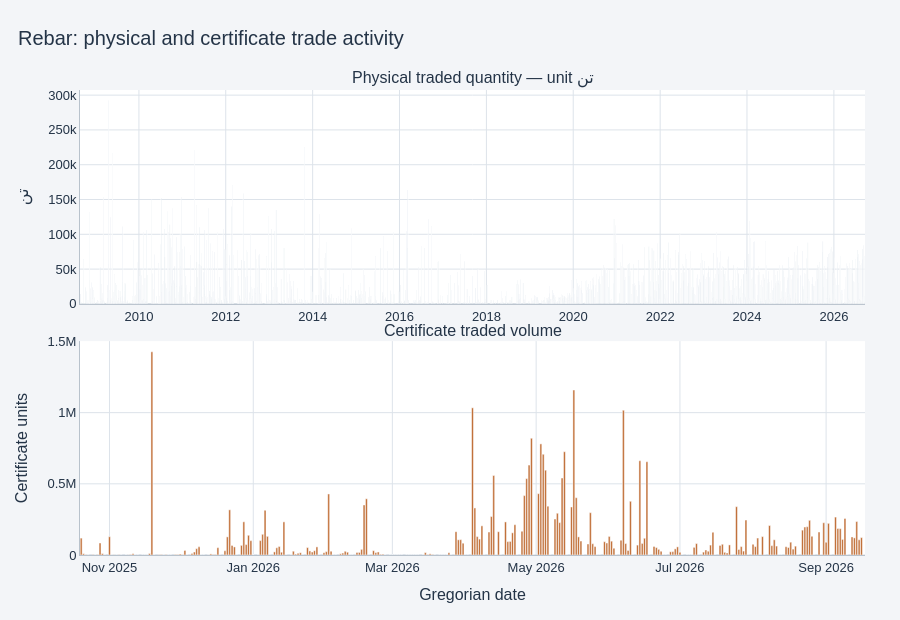
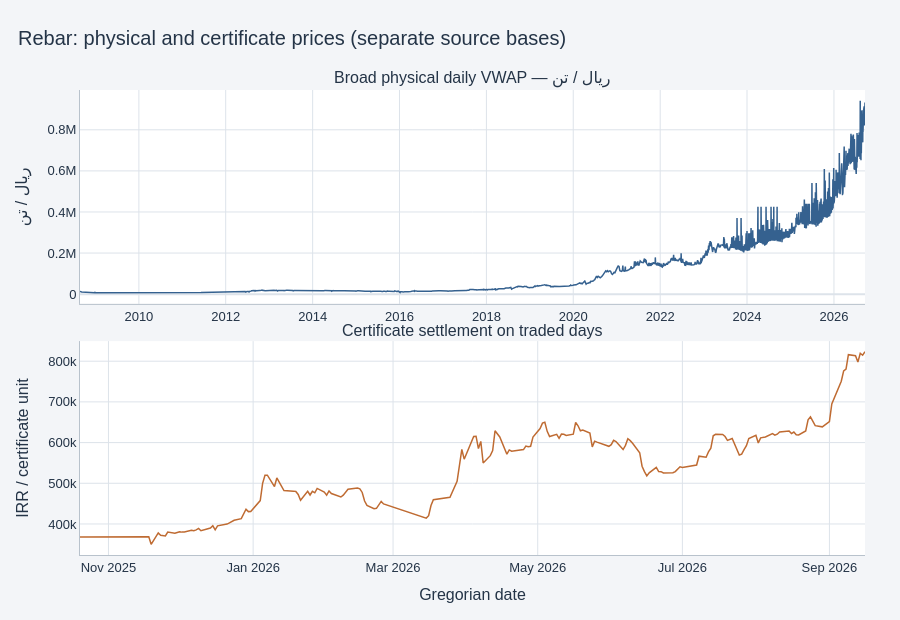
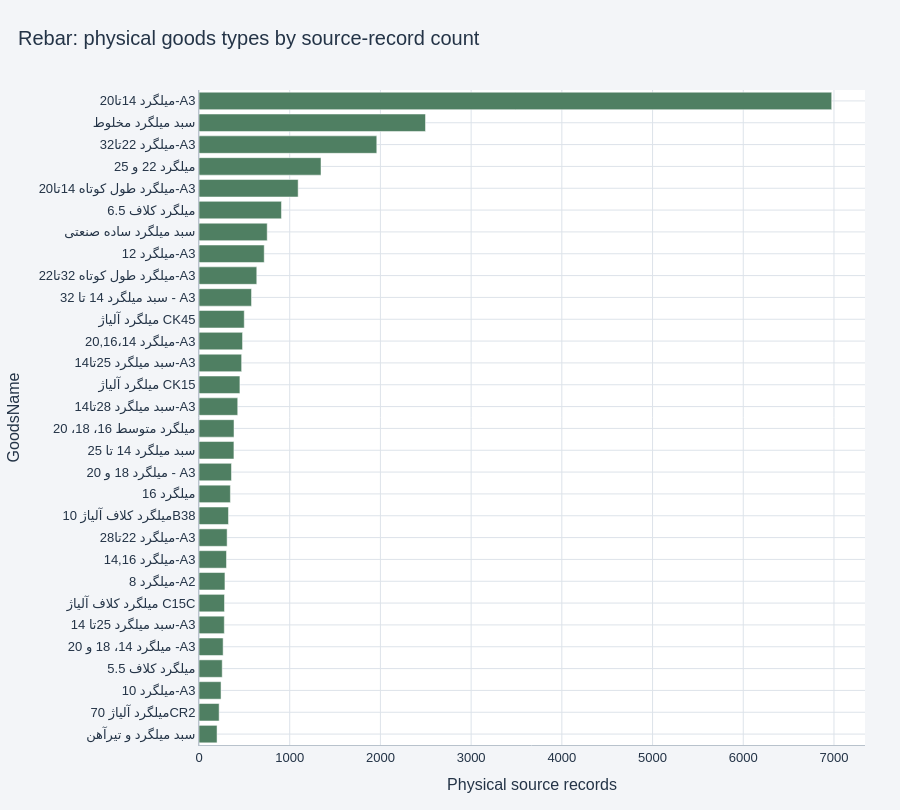
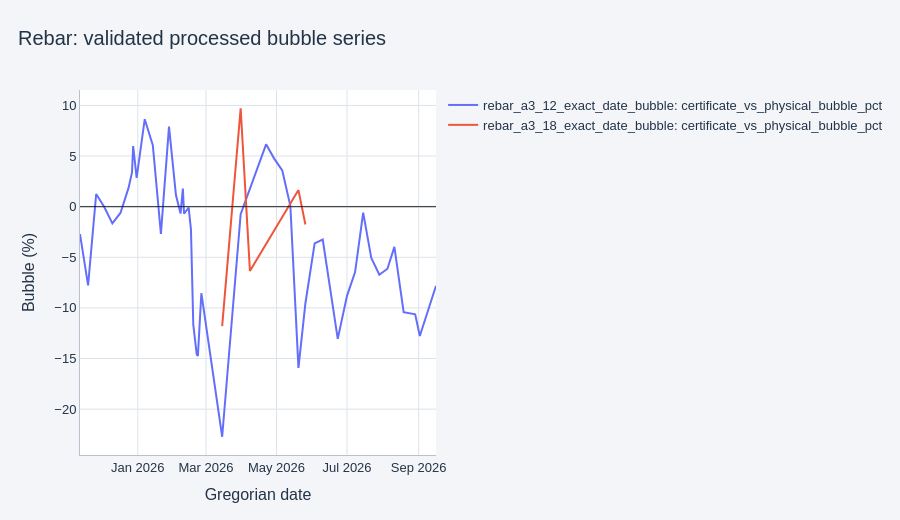

The notebook cell saved with these charts, in order:
### Markdown cell above
## Standard market dashboard

This governed, read-only section uses the same presentation contract across commodity projects:
source coverage, physical and certificate activity, separate price panels, physical-goods
composition, and validated processed bubbles. It never writes raw data or constructs a missing
bubble. For Rebar, the processed series include the strict exact-date A3 / 18 mm exploratory diagnostic and the explicitly labeled A3 / 12 mm cross-diameter sensitivity documented in the project workflow.

### Code cell
from pathlib import Path
import sys

def locate_workspace(start=Path.cwd()):
    for candidate in [start, *start.parents]:
        if (candidate / "commodity" / "rebar").exists() and (candidate / "shared").exists():
            return candidate
    raise FileNotFoundError("Could not locate workspace root")

WORKSPACE_ROOT = locate_workspace()
if str(WORKSPACE_ROOT) not in sys.path:
    sys.path.insert(0, str(WORKSPACE_ROOT))

from shared.notebook_tools.commodity_dashboard import (
    goods_type_counts,
    load_markets,
    market_summary,
    plot_available_bubbles,
    plot_goods_type_counts,
    plot_market_prices,
    plot_trade_activity,
)

PROJECT_DIR = WORKSPACE_ROOT / "commodity" / "rebar"
physical_dashboard, certificate_dashboard = load_markets(
    PROJECT_DIR, "rebar", physical_filename=None
)
display(market_summary(physical_dashboard, certificate_dashboard))
for name, filename in [('A3/18 exact-date', 'rebar_a3_18_exact_date_bubble.csv'), ('A3/12 cross-diameter', 'rebar_a3_12_exact_date_bubble.csv')]:
    comparison = pd.read_csv(PROJECT_DIR / 'data' / 'processed' / 'bubble' / filename)
    print(f'{name}: {len(comparison):,} observations')
plot_trade_activity(physical_dashboard, certificate_dashboard, "Rebar")
plot_market_prices(physical_dashboard, certificate_dashboard, "Rebar")
goods_count_table = plot_goods_type_counts(physical_dashboard, "Rebar", top_n=30)
display(goods_count_table)
bubble_series_plotted = plot_available_bubbles(PROJECT_DIR, "Rebar")

### Figure 1 — Plotly figure (JSON) as saved in the notebook; plotly's stock layout.template omitted (floating-point values rounded to 4 significant figures; data arrays with more than 128 entries replaced by an {"elided": "..."} marker saying what was removed)
{"data": [{"hovertemplate": "Date=%{x|%Y-%m-%d}<br>Quantity=%{y:,.2f}<extra></extra>", "marker": {"color": "#35618f"}, "name": "Physical (تن)", "type": "bar", "x": {"elided": "2202 str values"}, "xaxis": "x", "y": {"elided": "2202 float values"}, "yaxis": "y"}, {"hovertemplate": "Date=%{x|%Y-%m-%d}<br>Volume=%{y:,.0f}<extra></extra>", "marker": {"color": "#bf6b32"}, "name": "Certificate", "type": "bar", "x": {"elided": "286 str values"}, "xaxis": "x2", "y": {"elided": "286 int values"}, "yaxis": "y2"}], "layout": {"annotations": [{"font": {"size": 16}, "showarrow": false, "text": "Physical traded quantity — unit تن", "x": 0.5, "xanchor": "center", "xref": "paper", "y": 1, "yanchor": "bottom", "yref": "paper"}, {"font": {"size": 16}, "showarrow": false, "text": "Certificate traded volume", "x": 0.5, "xanchor": "center", "xref": "paper", "y": 0.46, "yanchor": "bottom", "yref": "paper"}], "autosize": true, "font": {"color": "#243447", "family": "Arial, Tahoma, sans-serif", "size": 13}, "height": 620, "hoverlabel": {"bgcolor": "#FFFFFF", "font": {"color": "#243447"}}, "hovermode": "x unified", "margin": {"b": 65, "l": 80, "r": 35, "t": 90}, "paper_bgcolor": "#F3F5F8", "plot_bgcolor": "#FFFFFF", "showlegend": false, "title": {"font": {"size": 20}, "text": "Rebar: physical and certificate trade activity", "x": 0.02, "xanchor": "left"}, "xaxis": {"anchor": "y", "automargin": true, "domain": [0, 1], "gridcolor": "#DDE3EA", "linecolor": "#B8C2CC", "showgrid": true, "zerolinecolor": "#DDE3EA"}, "xaxis2": {"anchor": "y2", "automargin": true, "domain": [0, 1], "gridcolor": "#DDE3EA", "linecolor": "#B8C2CC", "showgrid": true, "title": {"text": "Gregorian date"}, "zerolinecolor": "#DDE3EA"}, "yaxis": {"anchor": "x", "automargin": true, "domain": [0.54, 1], "gridcolor": "#DDE3EA", "linecolor": "#B8C2CC", "showgrid": true, "title": {"text": "تن"}, "zerolinecolor": "#DDE3EA"}, "yaxis2": {"anchor": "x2", "automargin": true, "domain": [0, 0.46], "gridcolor": "#DDE3EA", "linecolor": "#B8C2CC", "showgrid": true, "title": {"text": "Certificate units"}, "zerolinecolor": "#DDE3EA"}}}

### Figure 2 — Plotly figure (JSON) as saved in the notebook; plotly's stock layout.template omitted (floating-point values rounded to 4 significant figures; data arrays with more than 128 entries replaced by an {"elided": "..."} marker saying what was removed)
{"data": [{"hovertemplate": "Date=%{x|%Y-%m-%d}<br>VWAP=%{y:,.2f}<extra></extra>", "line": {"color": "#35618f", "width": 1.5}, "mode": "lines", "name": "Physical (ریال / تن)", "type": "scatter", "x": {"elided": "1958 str values"}, "xaxis": "x", "y": {"elided": "1958 float values"}, "yaxis": "y"}, {"hovertemplate": "Date=%{x|%Y-%m-%d}<br>Settlement=%{y:,.2f}<extra></extra>", "line": {"color": "#bf6b32", "width": 1.5}, "mode": "lines", "name": "Certificate settlement", "type": "scatter", "x": {"elided": "208 str values"}, "xaxis": "x2", "y": {"elided": "208 float values"}, "yaxis": "y2"}], "layout": {"annotations": [{"font": {"size": 16}, "showarrow": false, "text": "Broad physical daily VWAP — ریال / تن", "x": 0.5, "xanchor": "center", "xref": "paper", "y": 1, "yanchor": "bottom", "yref": "paper"}, {"font": {"size": 16}, "showarrow": false, "text": "Certificate settlement on traded days", "x": 0.5, "xanchor": "center", "xref": "paper", "y": 0.46, "yanchor": "bottom", "yref": "paper"}], "autosize": true, "font": {"color": "#243447", "family": "Arial, Tahoma, sans-serif", "size": 13}, "height": 620, "hoverlabel": {"bgcolor": "#FFFFFF", "font": {"color": "#243447"}}, "hovermode": "x unified", "margin": {"b": 65, "l": 80, "r": 35, "t": 90}, "paper_bgcolor": "#F3F5F8", "plot_bgcolor": "#FFFFFF", "showlegend": false, "title": {"font": {"size": 20}, "text": "Rebar: physical and certificate prices (separate source bases)", "x": 0.02, "xanchor": "left"}, "xaxis": {"anchor": "y", "automargin": true, "domain": [0, 1], "gridcolor": "#DDE3EA", "linecolor": "#B8C2CC", "showgrid": true, "zerolinecolor": "#DDE3EA"}, "xaxis2": {"anchor": "y2", "automargin": true, "domain": [0, 1], "gridcolor": "#DDE3EA", "linecolor": "#B8C2CC", "showgrid": true, "title": {"text": "Gregorian date"}, "zerolinecolor": "#DDE3EA"}, "yaxis": {"anchor": "x", "automargin": true, "domain": [0.54, 1], "gridcolor": "#DDE3EA", "linecolor": "#B8C2CC", "showgrid": true, "title": {"text": "ریال / تن"}, "zerolinecolor": "#DDE3EA"}, "yaxis2": {"anchor": "x2", "automargin": true, "domain": [0, 0.46], "gridcolor": "#DDE3EA", "linecolor": "#B8C2CC", "showgrid": true, "title": {"text": "IRR / certificate unit"}, "zerolinecolor": "#DDE3EA"}}}

### Figure 3 — Plotly figure (JSON) as saved in the notebook; plotly's stock layout.template omitted (floating-point values rounded to 4 significant figures)
{"data": [{"customdata": [[0.6228], [0.6948], [0.7605], [0.8012], [0.8325], [0.8732], [0.8794], [0.8951], [0.9483], [0.9702], [1.017], [1.083], [1.12], [1.205], [1.208], [1.336], [1.411], [1.471], [1.502], [1.562], [1.812], [1.994], [2.25], [2.353], [2.845], [3.421], [4.209], [6.134], [7.815], [21.83]], "hovertemplate": "Goods=%{y}<br>Records=%{x:,}<br>Share=%{customdata[0]:.2f}%<extra></extra>", "marker": {"color": "#4f7f62"}, "orientation": "h", "type": "bar", "x": [199, 222, 243, 256, 266, 279, 281, 286, 303, 310, 325, 346, 358, 385, 386, 427, 451, 470, 480, 499, 579, 637, 719, 752, 909, 1093, 1345, 1960, 2497, 6975], "y": ["سبد میلگرد و تیرآهن", "میلگرد آلیاژ 70CR2", "میلگرد 10-A3", "میلگرد کلاف 5.5", "میلگرد 14، 18 و 20 -A3", "سبد میلگرد 25تا 14-A3", "میلگرد کلاف آلیاژ C15C", "میلگرد 8-A2", "میلگرد 14,16-A3", "میلگرد 22تا28-A3", "میلگرد کلاف آلیاژ 10B38", "میلگرد 16", "میلگرد 18 و 20 - A3", "سبد میلگرد 14 تا 25", "میلگرد متوسط 16، 18، 20", "سبد میلگرد 28تا14-A3", "میلگرد آلیاژ CK15", "سبد میلگرد 25تا14-A3", "میلگرد 20,16،14-A3", "میلگرد آلیاژ CK45", "سبد میلگرد 14 تا 32 - A3", "میلگرد طول کوتاه 32تا22-A3", "میلگرد 12-A3", "سبد میلگرد ساده صنعتی", "میلگرد کلاف 6.5", "میلگرد طول کوتاه 14تا20-A3", "میلگرد 22 و 25", "میلگرد 22تا32-A3", "سبد میلگرد مخلوط", "میلگرد 14تا20-A3"]}], "layout": {"autosize": true, "font": {"color": "#243447", "family": "Arial, Tahoma, sans-serif", "size": 13}, "height": 810, "hoverlabel": {"bgcolor": "#FFFFFF", "font": {"color": "#243447"}}, "margin": {"b": 65, "l": 80, "r": 35, "t": 90}, "paper_bgcolor": "#F3F5F8", "plot_bgcolor": "#FFFFFF", "title": {"font": {"size": 20}, "text": "Rebar: physical goods types by source-record count", "x": 0.02, "xanchor": "left"}, "xaxis": {"automargin": true, "gridcolor": "#DDE3EA", "linecolor": "#B8C2CC", "showgrid": true, "title": {"text": "Physical source records"}, "zerolinecolor": "#DDE3EA"}, "yaxis": {"automargin": true, "gridcolor": "#DDE3EA", "linecolor": "#B8C2CC", "showgrid": true, "title": {"text": "GoodsName"}, "zerolinecolor": "#DDE3EA"}}}

### Figure 4 — Plotly figure (JSON) as saved in the notebook; plotly's stock layout.template omitted (floating-point values rounded to 4 significant figures)
{"data": [{"hovertemplate": "Date=%{x|%Y-%m-%d}<br>Bubble=%{y:.2f}%<extra></extra>", "mode": "lines", "name": "rebar_a3_12_exact_date_bubble: certificate_vs_physical_bubble_pct", "type": "scatter", "x": ["2025-11-12T00:00:00.000000", "2025-11-19T00:00:00.000000", "2025-11-26T00:00:00.000000", "2025-12-03T00:00:00.000000", "2025-12-10T00:00:00.000000", "2025-12-17T00:00:00.000000", "2025-12-24T00:00:00.000000", "2025-12-27T00:00:00.000000", "2025-12-28T00:00:00.000000", "2025-12-31T00:00:00.000000", "2026-01-07T00:00:00.000000", "2026-01-14T00:00:00.000000", "2026-01-21T00:00:00.000000", "2026-01-28T00:00:00.000000", "2026-02-03T00:00:00.000000", "2026-02-07T00:00:00.000000", "2026-02-09T00:00:00.000000", "2026-02-10T00:00:00.000000", "2026-02-14T00:00:00.000000", "2026-02-16T00:00:00.000000", "2026-02-18T00:00:00.000000", "2026-02-21T00:00:00.000000", "2026-02-22T00:00:00.000000", "2026-02-23T00:00:00.000000", "2026-02-24T00:00:00.000000", "2026-02-25T00:00:00.000000", "2026-03-15T00:00:00.000000", "2026-03-31T00:00:00.000000", "2026-04-22T00:00:00.000000", "2026-04-29T00:00:00.000000", "2026-05-06T00:00:00.000000", "2026-05-13T00:00:00.000000", "2026-05-20T00:00:00.000000", "2026-05-26T00:00:00.000000", "2026-06-03T00:00:00.000000", "2026-06-10T00:00:00.000000", "2026-06-23T00:00:00.000000", "2026-07-01T00:00:00.000000", "2026-07-08T00:00:00.000000", "2026-07-15T00:00:00.000000", "2026-07-22T00:00:00.000000", "2026-07-29T00:00:00.000000", "2026-08-05T00:00:00.000000", "2026-08-11T00:00:00.000000", "2026-08-19T00:00:00.000000", "2026-08-26T00:00:00.000000", "2026-08-29T00:00:00.000000", "2026-09-02T00:00:00.000000", "2026-09-16T00:00:00.000000"], "y": [-2.712, -7.782, 1.251, -0.03569, -1.647, -0.6231, 1.85, 3.384, 5.986, 2.841, 8.636, 6.065, -2.688, 7.897, 1.145, -0.6816, 1.778, -0.7, -0.09252, -2.273, -11.63, -14.6, -14.74, -12.78, -11.42, -8.551, -22.73, -0.743, 6.156, 4.746, 3.572, 0.07809, -15.93, -9.565, -3.624, -3.248, -13.06, -8.811, -6.461, -0.588, -5.072, -6.723, -6.133, -3.977, -10.42, -10.56, -10.63, -12.77, -7.819]}, {"hovertemplate": "Date=%{x|%Y-%m-%d}<br>Bubble=%{y:.2f}%<extra></extra>", "mode": "lines", "name": "rebar_a3_18_exact_date_bubble: certificate_vs_physical_bubble_pct", "type": "scatter", "x": ["2026-03-15T00:00:00.000000", "2026-03-31T00:00:00.000000", "2026-04-08T00:00:00.000000", "2026-05-20T00:00:00.000000", "2026-05-26T00:00:00.000000"], "y": [-11.8, 9.719, -6.347, 1.636, -1.77]}], "layout": {"autosize": true, "font": {"color": "#243447", "family": "Arial, Tahoma, sans-serif", "size": 13}, "height": 520, "hoverlabel": {"bgcolor": "#FFFFFF", "font": {"color": "#243447"}}, "hovermode": "x unified", "margin": {"b": 65, "l": 80, "r": 35, "t": 90}, "paper_bgcolor": "#F3F5F8", "plot_bgcolor": "#FFFFFF", "shapes": [{"line": {"color": "black", "width": 0.8}, "type": "line", "x0": 0, "x1": 1, "xref": "x domain", "y0": 0, "y1": 0, "yref": "y"}], "title": {"font": {"size": 20}, "text": "Rebar: validated processed bubble series", "x": 0.02, "xanchor": "left"}, "xaxis": {"automargin": true, "gridcolor": "#DDE3EA", "linecolor": "#B8C2CC", "showgrid": true, "title": {"text": "Gregorian date"}, "zerolinecolor": "#DDE3EA"}, "yaxis": {"automargin": true, "gridcolor": "#DDE3EA", "linecolor": "#B8C2CC", "showgrid": true, "title": {"text": "Bubble (%)"}, "zerolinecolor": "#DDE3EA"}}}
